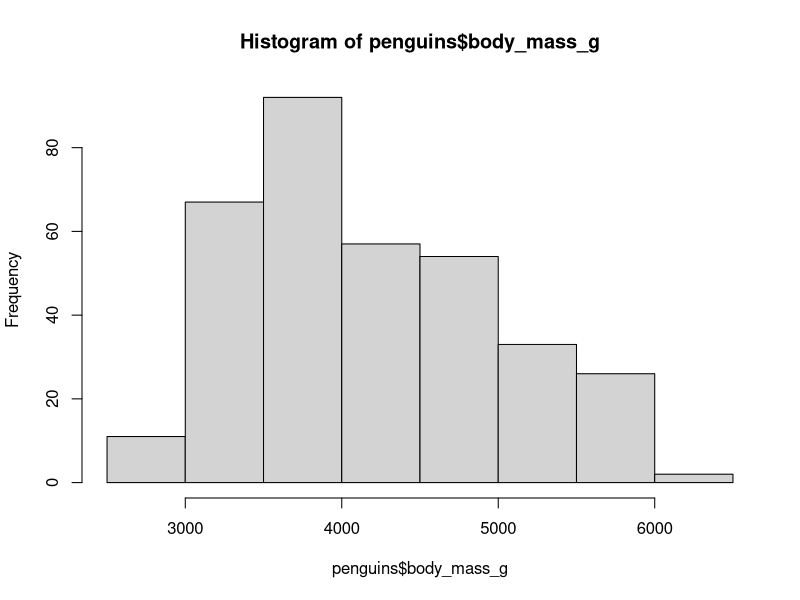
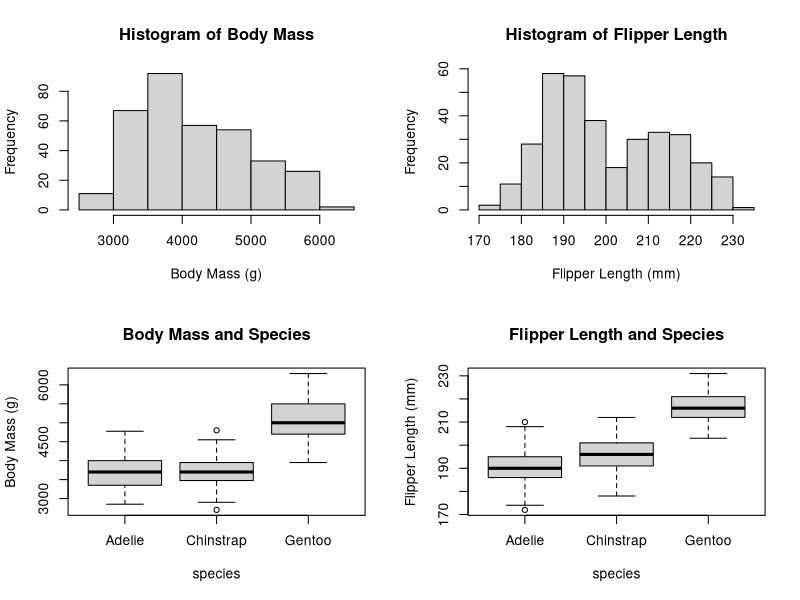

These figures' R source, in order:
## ---- chunk 1
knitr::opts_chunk$set(echo = TRUE)
## ---- chunk 2
require(palmerpenguins)
hist(penguins$body_mass_g)
## ---- chunk 3
par(mfrow = c(2, 2))
hist(
penguins$body_mass_g,
main = "Histogram of Body Mass",
xlab = "Body Mass (g)")
hist(
penguins$flipper_length_mm,
main = "Histogram of Flipper Length",
xlab = "Flipper Length (mm)")
boxplot(
body_mass_g ~ species, data = penguins,
main = "Body Mass and Species",
ylab = "Body Mass (g)"
)
boxplot(
flipper_length_mm ~ species, data = penguins,
main = "Flipper Length and Species",
ylab = "Flipper Length (mm)"
)
